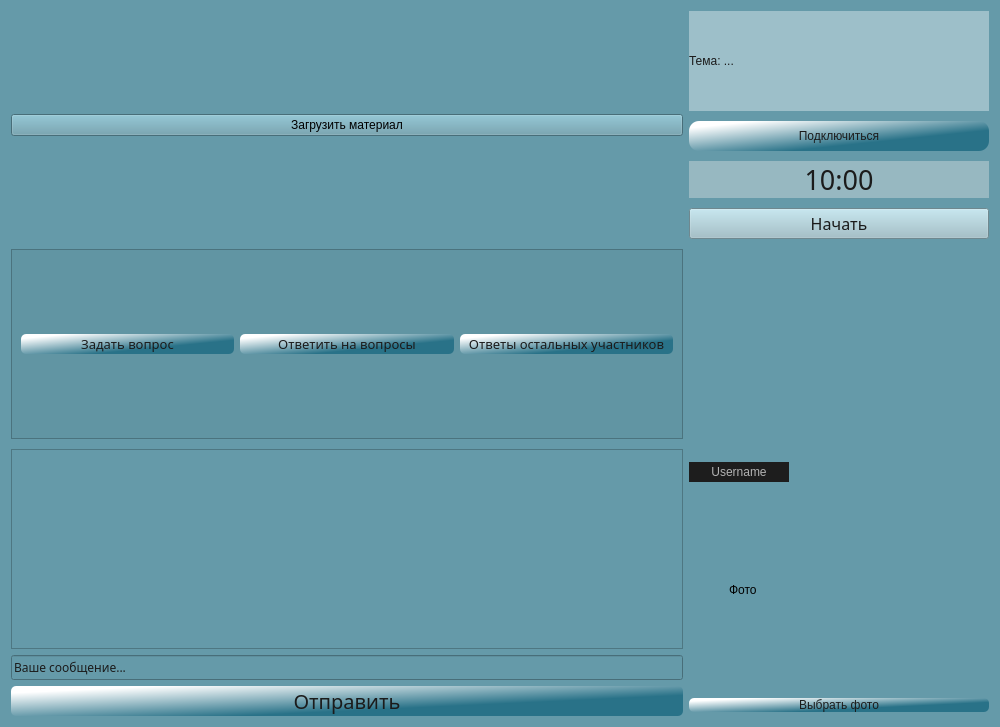
<?xml version="1.0" encoding="UTF-8"?>
<ui version="4.0">
 <class>learning</class>
 <widget class="QDialog" name="learning">
  <property name="geometry">
   <rect>
    <x>0</x>
    <y>0</y>
    <width>1000</width>
    <height>727</height>
   </rect>
  </property>
  <property name="minimumSize">
   <size>
    <width>800</width>
    <height>0</height>
   </size>
  </property>
  <property name="windowTitle">
   <string>JEducation v0.1</string>
  </property>
  <property name="styleSheet">
   <string notr="true">background-color: rgb(101, 154, 169);</string>
  </property>
  <layout class="QGridLayout" name="gridLayout">
   <property name="verticalSpacing">
    <number>10</number>
   </property>
   <item row="0" column="0">
    <layout class="QVBoxLayout" name="verticalLayout_4">
     <item>
      <widget class="QPushButton" name="importPdfButton">
       <property name="text">
        <string>Загрузить материал</string>
       </property>
       <property name="autoDefault">
        <bool>false</bool>
       </property>
      </widget>
     </item>
    </layout>
   </item>
   <item row="0" column="1">
    <layout class="QVBoxLayout" name="verticalLayout_2">
     <item>
      <widget class="QLabel" name="label">
       <property name="minimumSize">
        <size>
         <width>0</width>
         <height>100</height>
        </size>
       </property>
       <property name="maximumSize">
        <size>
         <width>400</width>
         <height>16777215</height>
        </size>
       </property>
       <property name="styleSheet">
        <string notr="true">background-color: rgb(157, 191, 201);
color: rgb(27, 27, 27);
border:2px;
border-radius:0;</string>
       </property>
       <property name="text">
        <string>Тема: ...</string>
       </property>
      </widget>
     </item>
     <item>
      <spacer name="verticalSpacer">
       <property name="orientation">
        <enum>Qt::Vertical</enum>
       </property>
       <property name="sizeType">
        <enum>QSizePolicy::Fixed</enum>
       </property>
       <property name="sizeHint" stdset="0">
        <size>
         <width>20</width>
         <height>10</height>
        </size>
       </property>
      </spacer>
     </item>
     <item>
      <layout class="QHBoxLayout" name="horizontalLayout_3">
       <item>
        <widget class="QPushButton" name="connectButton">
         <property name="sizePolicy">
          <sizepolicy hsizetype="Maximum" vsizetype="Maximum">
           <horstretch>0</horstretch>
           <verstretch>0</verstretch>
          </sizepolicy>
         </property>
         <property name="minimumSize">
          <size>
           <width>300</width>
           <height>30</height>
          </size>
         </property>
         <property name="maximumSize">
          <size>
           <width>450</width>
           <height>40</height>
          </size>
         </property>
         <property name="styleSheet">
          <string notr="true">background-color: qlineargradient(spread:pad, x1:0.652, y1:0.67, x2:0.096, y2:0.136227, stop:0 rgba(41, 114, 136, 255), stop:1 rgba(255, 255, 255, 255));
color: rgb(27, 27, 27);
border:2px;
border-radius:10;</string>
         </property>
         <property name="text">
          <string>Подключиться</string>
         </property>
         <property name="autoDefault">
          <bool>false</bool>
         </property>
        </widget>
       </item>
      </layout>
     </item>
     <item>
      <spacer name="verticalSpacer_2">
       <property name="orientation">
        <enum>Qt::Vertical</enum>
       </property>
       <property name="sizeType">
        <enum>QSizePolicy::Fixed</enum>
       </property>
       <property name="sizeHint" stdset="0">
        <size>
         <width>20</width>
         <height>10</height>
        </size>
       </property>
      </spacer>
     </item>
     <item>
      <layout class="QHBoxLayout" name="horizontalLayout_2">
       <item>
        <widget class="QLabel" name="label_6">
         <property name="font">
          <font>
           <family>Bahnschrift</family>
           <pointsize>20</pointsize>
           <bold>false</bold>
          </font>
         </property>
         <property name="layoutDirection">
          <enum>Qt::LeftToRight</enum>
         </property>
         <property name="styleSheet">
          <string notr="true">background-color: rgb(151, 184, 193);
color: rgb(27, 27, 27);</string>
         </property>
         <property name="text">
          <string>10:00</string>
         </property>
         <property name="alignment">
          <set>Qt::AlignCenter</set>
         </property>
        </widget>
       </item>
      </layout>
     </item>
     <item>
      <spacer name="verticalSpacer_3">
       <property name="orientation">
        <enum>Qt::Vertical</enum>
       </property>
       <property name="sizeType">
        <enum>QSizePolicy::Fixed</enum>
       </property>
       <property name="sizeHint" stdset="0">
        <size>
         <width>20</width>
         <height>10</height>
        </size>
       </property>
      </spacer>
     </item>
     <item>
      <widget class="QPushButton" name="pushButton">
       <property name="font">
        <font>
         <family>Bahnschrift</family>
         <pointsize>12</pointsize>
        </font>
       </property>
       <property name="styleSheet">
        <string notr="true">color: rgb(26, 26, 26);
background-color: rgb(156, 190, 200);</string>
       </property>
       <property name="text">
        <string>Начать</string>
       </property>
       <property name="autoDefault">
        <bool>false</bool>
       </property>
      </widget>
     </item>
    </layout>
   </item>
   <item row="2" column="0">
    <layout class="QVBoxLayout" name="verticalLayout_3">
     <property name="spacing">
      <number>6</number>
     </property>
     <item>
      <widget class="QListView" name="chatView">
       <property name="enabled">
        <bool>false</bool>
       </property>
       <property name="minimumSize">
        <size>
         <width>250</width>
         <height>150</height>
        </size>
       </property>
       <property name="maximumSize">
        <size>
         <width>16777215</width>
         <height>200</height>
        </size>
       </property>
       <property name="styleSheet">
        <string notr="true">color: rgb(255, 255, 255);</string>
       </property>
      </widget>
     </item>
     <item>
      <widget class="QLineEdit" name="messageEdit">
       <property name="enabled">
        <bool>false</bool>
       </property>
       <property name="font">
        <font>
         <family>Bahnschrift</family>
         <pointsize>9</pointsize>
        </font>
       </property>
       <property name="styleSheet">
        <string notr="true">color: rgb(27, 27, 27);</string>
       </property>
       <property name="text">
        <string notr="true">Ваше сообщение...</string>
       </property>
       <property name="cursorPosition">
        <number>0</number>
       </property>
      </widget>
     </item>
     <item>
      <widget class="QPushButton" name="sendButton">
       <property name="enabled">
        <bool>false</bool>
       </property>
       <property name="minimumSize">
        <size>
         <width>100</width>
         <height>30</height>
        </size>
       </property>
       <property name="font">
        <font>
         <family>Bahnschrift</family>
         <pointsize>15</pointsize>
        </font>
       </property>
       <property name="styleSheet">
        <string notr="true">background-color: qlineargradient(spread:pad, x1:0.652, y1:0.67, x2:0.096, y2:0.136227, stop:0 rgba(41, 114, 136, 255), stop:1 rgba(255, 255, 255, 255));
color: rgb(27, 27, 27);
border:2px;
border-radius:5;</string>
       </property>
       <property name="text">
        <string>Отправить</string>
       </property>
       <property name="autoDefault">
        <bool>false</bool>
       </property>
      </widget>
     </item>
    </layout>
   </item>
   <item row="2" column="1">
    <layout class="QVBoxLayout" name="verticalLayout">
     <property name="spacing">
      <number>5</number>
     </property>
     <property name="topMargin">
      <number>10</number>
     </property>
     <item>
      <widget class="QLabel" name="label_3">
       <property name="sizePolicy">
        <sizepolicy hsizetype="Preferred" vsizetype="Expanding">
         <horstretch>0</horstretch>
         <verstretch>0</verstretch>
        </sizepolicy>
       </property>
       <property name="minimumSize">
        <size>
         <width>100</width>
         <height>20</height>
        </size>
       </property>
       <property name="maximumSize">
        <size>
         <width>100</width>
         <height>20</height>
        </size>
       </property>
       <property name="styleSheet">
        <string notr="true">background-color: rgb(29, 29, 29);
color: rgb(179, 179, 179);
</string>
       </property>
       <property name="text">
        <string>Username</string>
       </property>
       <property name="alignment">
        <set>Qt::AlignCenter</set>
       </property>
      </widget>
     </item>
     <item>
      <layout class="QHBoxLayout" name="horizontalLayout_4">
       <item>
        <spacer name="horizontalSpacer_4">
         <property name="orientation">
          <enum>Qt::Horizontal</enum>
         </property>
         <property name="sizeType">
          <enum>QSizePolicy::Fixed</enum>
         </property>
         <property name="sizeHint" stdset="0">
          <size>
           <width>40</width>
           <height>20</height>
          </size>
         </property>
        </spacer>
       </item>
       <item>
        <widget class="QLabel" name="label_2">
         <property name="minimumSize">
          <size>
           <width>0</width>
           <height>0</height>
          </size>
         </property>
         <property name="maximumSize">
          <size>
           <width>16777215</width>
           <height>200</height>
          </size>
         </property>
         <property name="text">
          <string>Фото</string>
         </property>
        </widget>
       </item>
       <item>
        <spacer name="horizontalSpacer_5">
         <property name="orientation">
          <enum>Qt::Horizontal</enum>
         </property>
         <property name="sizeType">
          <enum>QSizePolicy::Fixed</enum>
         </property>
         <property name="sizeHint" stdset="0">
          <size>
           <width>40</width>
           <height>20</height>
          </size>
         </property>
        </spacer>
       </item>
      </layout>
     </item>
     <item>
      <layout class="QHBoxLayout" name="horizontalLayout">
       <property name="spacing">
        <number>6</number>
       </property>
       <property name="leftMargin">
        <number>0</number>
       </property>
       <property name="bottomMargin">
        <number>0</number>
       </property>
       <item>
        <widget class="QPushButton" name="chooseButton">
         <property name="enabled">
          <bool>false</bool>
         </property>
         <property name="maximumSize">
          <size>
           <width>400</width>
           <height>16777215</height>
          </size>
         </property>
         <property name="styleSheet">
          <string notr="true">background-color: qlineargradient(spread:pad, x1:0.652, y1:0.67, x2:0.096, y2:0.136227, stop:0 rgba(41, 114, 136, 255), stop:1 rgba(255, 255, 255, 255));
color: rgb(27, 27, 27);
border:2px;
border-radius:5;</string>
         </property>
         <property name="text">
          <string>Выбрать фото</string>
         </property>
         <property name="autoDefault">
          <bool>false</bool>
         </property>
        </widget>
       </item>
      </layout>
     </item>
    </layout>
   </item>
   <item row="1" column="0">
    <widget class="QFrame" name="frame">
     <property name="minimumSize">
      <size>
       <width>0</width>
       <height>30</height>
      </size>
     </property>
     <property name="font">
      <font>
       <pointsize>4</pointsize>
      </font>
     </property>
     <property name="styleSheet">
      <string notr="true">background-color: rgb(97, 149, 163);</string>
     </property>
     <property name="frameShape">
      <enum>QFrame::StyledPanel</enum>
     </property>
     <property name="frameShadow">
      <enum>QFrame::Raised</enum>
     </property>
     <layout class="QHBoxLayout" name="horizontalLayout_7">
      <item>
       <widget class="QPushButton" name="askButton">
        <property name="enabled">
         <bool>false</bool>
        </property>
        <property name="minimumSize">
         <size>
          <width>0</width>
          <height>20</height>
         </size>
        </property>
        <property name="font">
         <font>
          <family>Bahnschrift</family>
          <pointsize>10</pointsize>
         </font>
        </property>
        <property name="styleSheet">
         <string notr="true">background-color: qlineargradient(spread:pad, x1:0.652, y1:0.67, x2:0.096, y2:0.136227, stop:0 rgba(41, 114, 136, 255), stop:1 rgba(255, 255, 255, 255));
color: rgb(27, 27, 27);
border:2px;
border-radius:5;</string>
        </property>
        <property name="text">
         <string>Задать вопрос</string>
        </property>
        <property name="autoDefault">
         <bool>false</bool>
        </property>
       </widget>
      </item>
      <item>
       <widget class="QPushButton" name="answerButton">
        <property name="enabled">
         <bool>false</bool>
        </property>
        <property name="minimumSize">
         <size>
          <width>0</width>
          <height>20</height>
         </size>
        </property>
        <property name="font">
         <font>
          <family>Bahnschrift</family>
          <pointsize>10</pointsize>
         </font>
        </property>
        <property name="styleSheet">
         <string notr="true">background-color: qlineargradient(spread:pad, x1:0.652, y1:0.67, x2:0.096, y2:0.136227, stop:0 rgba(41, 114, 136, 255), stop:1 rgba(255, 255, 255, 255));
color: rgb(27, 27, 27);
border:2px;
border-radius:5;</string>
        </property>
        <property name="text">
         <string>Ответить на вопросы</string>
        </property>
        <property name="autoDefault">
         <bool>false</bool>
        </property>
       </widget>
      </item>
      <item>
       <widget class="QPushButton" name="allAnswersButton">
        <property name="enabled">
         <bool>false</bool>
        </property>
        <property name="minimumSize">
         <size>
          <width>0</width>
          <height>20</height>
         </size>
        </property>
        <property name="font">
         <font>
          <family>Bahnschrift</family>
          <pointsize>10</pointsize>
         </font>
        </property>
        <property name="styleSheet">
         <string notr="true">background-color: qlineargradient(spread:pad, x1:0.652, y1:0.67, x2:0.096, y2:0.136227, stop:0 rgba(41, 114, 136, 255), stop:1 rgba(255, 255, 255, 255));
color: rgb(27, 27, 27);
border:2px;
border-radius:5;</string>
        </property>
        <property name="text">
         <string>Ответы остальных участников</string>
        </property>
        <property name="autoDefault">
         <bool>false</bool>
        </property>
       </widget>
      </item>
     </layout>
    </widget>
   </item>
  </layout>
 </widget>
 <resources/>
 <connections/>
</ui>
